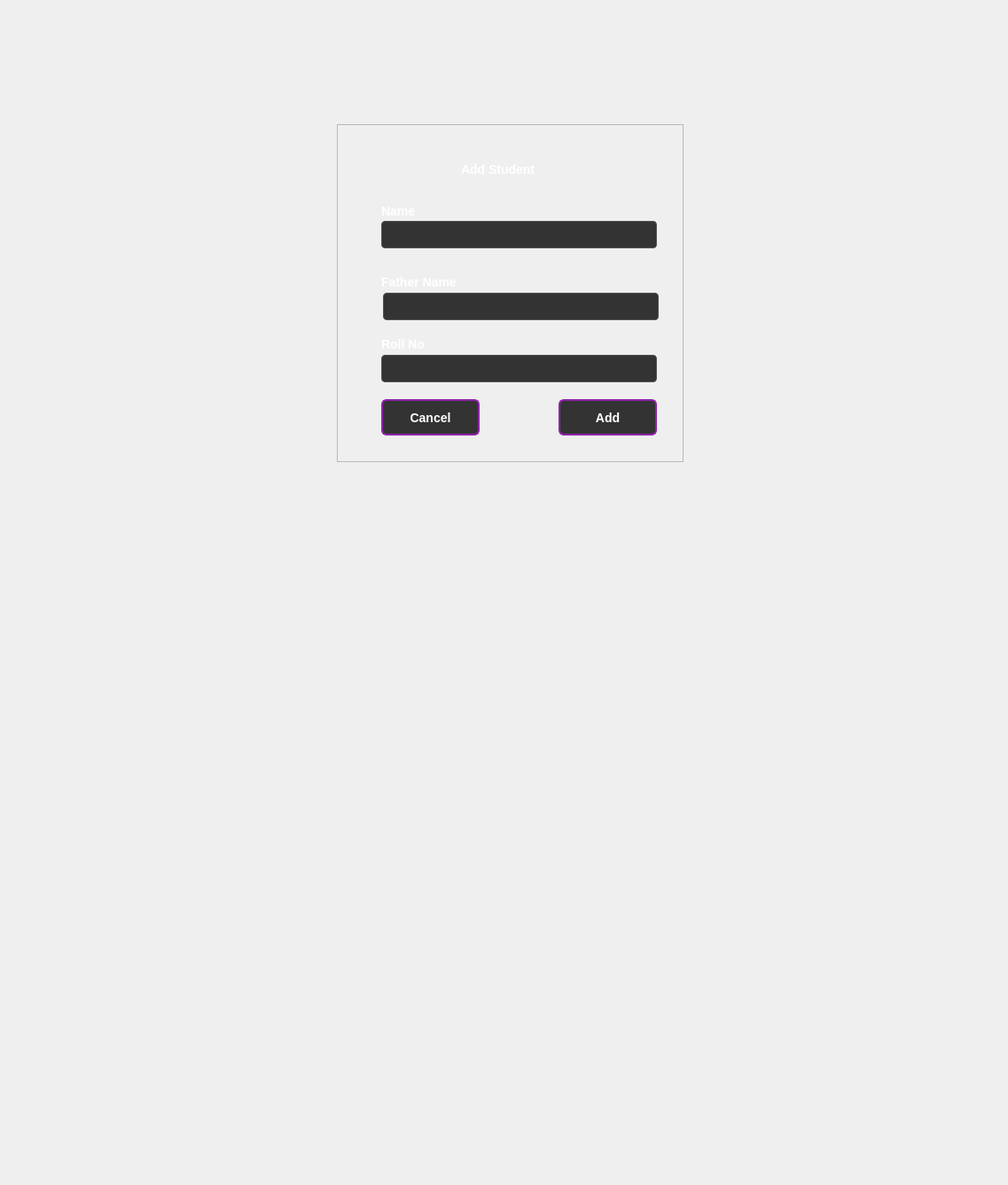
<?xml version="1.0" encoding="UTF-8"?>
<ui version="4.0">
 <class>AddStudentDialog</class>
 <widget class="QDialog" name="AddStudentDialog">
  <property name="geometry">
   <rect>
    <x>0</x>
    <y>0</y>
    <width>1137</width>
    <height>1336</height>
   </rect>
  </property>
  <property name="font">
   <font>
    <pointsize>-1</pointsize>
    <bold>true</bold>
   </font>
  </property>
  <property name="windowTitle">
   <string>Dialog</string>
  </property>
  <property name="styleSheet">
   <string notr="true">QWidget {
    color: white;
    font-weight: bold;
    font-size: 14px;
}

QLineEdit {
    background-color: #333333; 
    color: white;            
    font-weight: bold;
    border: 1px solid #555555;
    padding: 5px;
    border-radius: 4px;
}

QPushButton {
    background-color: #333333;
    color: white;
    border: 2px solid #8e24aa;
    border-radius: 6px;
    padding: 6px;
    min-width: 80px;
    font-weight: bold;
}

QPushButton:hover {
    background-color: #8e24aa; 
}</string>
  </property>
  <widget class="QFrame" name="frame">
   <property name="geometry">
    <rect>
     <x>380</x>
     <y>140</y>
     <width>391</width>
     <height>381</height>
    </rect>
   </property>
   <property name="frameShape">
    <enum>QFrame::Shape::StyledPanel</enum>
   </property>
   <property name="frameShadow">
    <enum>QFrame::Shadow::Raised</enum>
   </property>
   <widget class="QLabel" name="label">
    <property name="geometry">
     <rect>
      <x>140</x>
      <y>30</y>
      <width>191</width>
      <height>41</height>
     </rect>
    </property>
    <property name="font">
     <font>
      <pointsize>-1</pointsize>
      <bold>true</bold>
     </font>
    </property>
    <property name="styleSheet">
     <string notr="true">color: rgb(255, 255, 255);</string>
    </property>
    <property name="text">
     <string>Add Student</string>
    </property>
   </widget>
   <widget class="QLabel" name="label_2">
    <property name="geometry">
     <rect>
      <x>50</x>
      <y>90</y>
      <width>111</width>
      <height>16</height>
     </rect>
    </property>
    <property name="font">
     <font>
      <pointsize>-1</pointsize>
      <bold>true</bold>
     </font>
    </property>
    <property name="styleSheet">
     <string notr="true">color:rgb(255, 255, 255)</string>
    </property>
    <property name="text">
     <string>Name</string>
    </property>
   </widget>
   <widget class="QLabel" name="label_3">
    <property name="geometry">
     <rect>
      <x>50</x>
      <y>240</y>
      <width>111</width>
      <height>16</height>
     </rect>
    </property>
    <property name="font">
     <font>
      <pointsize>-1</pointsize>
      <bold>true</bold>
     </font>
    </property>
    <property name="styleSheet">
     <string notr="true">color:rgb(255, 255, 255)</string>
    </property>
    <property name="text">
     <string>Roll No</string>
    </property>
   </widget>
   <widget class="QLabel" name="label_4">
    <property name="geometry">
     <rect>
      <x>50</x>
      <y>170</y>
      <width>121</width>
      <height>16</height>
     </rect>
    </property>
    <property name="font">
     <font>
      <pointsize>-1</pointsize>
      <bold>true</bold>
     </font>
    </property>
    <property name="styleSheet">
     <string notr="true">color:rgb(255, 255, 255)</string>
    </property>
    <property name="text">
     <string>Father Name</string>
    </property>
   </widget>
   <widget class="QPushButton" name="pushButton_Add">
    <property name="geometry">
     <rect>
      <x>250</x>
      <y>310</y>
      <width>111</width>
      <height>41</height>
     </rect>
    </property>
    <property name="font">
     <font>
      <pointsize>-1</pointsize>
      <bold>true</bold>
     </font>
    </property>
    <property name="styleSheet">
     <string notr="true">color: rgb(255, 255, 255);</string>
    </property>
    <property name="text">
     <string>Add</string>
    </property>
   </widget>
   <widget class="QPushButton" name="pushButton_2">
    <property name="geometry">
     <rect>
      <x>50</x>
      <y>310</y>
      <width>111</width>
      <height>41</height>
     </rect>
    </property>
    <property name="font">
     <font>
      <pointsize>-1</pointsize>
      <bold>true</bold>
     </font>
    </property>
    <property name="styleSheet">
     <string notr="true">color: rgb(255, 255, 255);</string>
    </property>
    <property name="text">
     <string>Cancel</string>
    </property>
   </widget>
   <widget class="QLineEdit" name="lineEdit_Name">
    <property name="geometry">
     <rect>
      <x>50</x>
      <y>109</y>
      <width>311</width>
      <height>31</height>
     </rect>
    </property>
   </widget>
   <widget class="QLineEdit" name="lineEdit_FatherName">
    <property name="geometry">
     <rect>
      <x>52</x>
      <y>190</y>
      <width>311</width>
      <height>31</height>
     </rect>
    </property>
   </widget>
   <widget class="QLineEdit" name="lineEdit_Roll">
    <property name="geometry">
     <rect>
      <x>50</x>
      <y>260</y>
      <width>311</width>
      <height>31</height>
     </rect>
    </property>
   </widget>
  </widget>
 </widget>
 <resources/>
 <connections/>
</ui>
